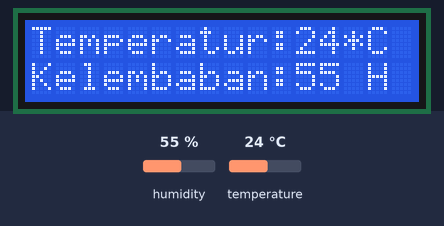
The sketch below on a simulated Arduino Uno, built with avr-gcc and run on an emulated ATmega328P. Parts: 16×2 character LCD. Inputs (shaded band) come from the test bench; at power-on: humidity 55 %, temperature 24 °C.

Above: at 2.2 s.
2.3 s: humidity set to 22 %
At 3.9 s:
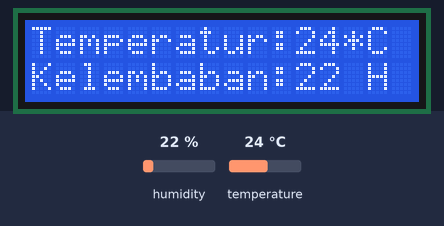
4.7 s: temperature set to 12 °C
At 5.7 s:
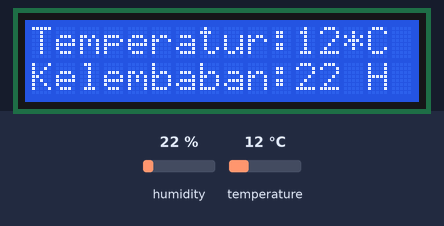
6.8 s: humidity set to 40 %
At 8.6 s:
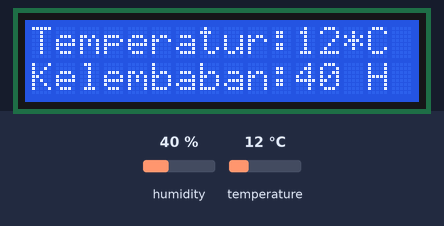
8.9 s: temperature set to 19 °C
At 10.5 s:
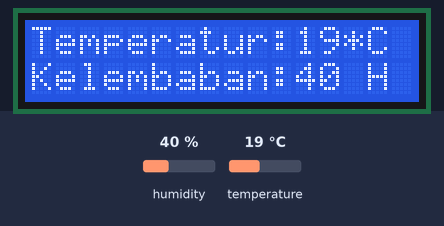
Timing chart, 0 to 12.0 s (numbered marks = the images above; inputs shaded):
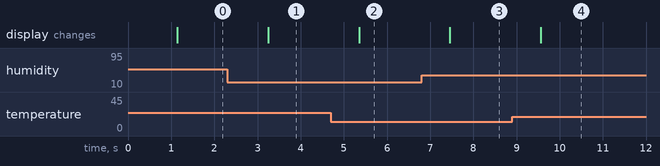

The sketch:

digital_thermometer_nodemcu.ino
```cpp
#include <Wire.h>
#include <LiquidCrystal_I2C.h>
#include <SimpleDHT.h>

const int pinDHT11 = 0;
SimpleDHT11 dht11(pinDHT11);
LiquidCrystal_I2C lcd(0x27, 16, 2); //atau 0x3F

void setup() {
  Serial.begin(115200);

  Wire.begin();
  lcd.init();   // initializing the LCD
  lcd.backlight(); // Enable or Turn On the backlight

  // Pindahkan kursor ke kolom 0 dan baris 0 (baris ke-1)
  lcd.setCursor(0, 0);
  // Cetak ke layar
  lcd.print("IOT PROJECT!");

  // Pindahkan kursor ke kolom 0 dan baris 1 (baris ke-2)
  lcd.setCursor(0, 1);
  lcd.print("AXAR SCHOOL");

  delay(1000);
  //bersihkan layar untuk diganti dengan tulisan lain
  lcd.clear();
}

void loop() {
  byte temperature = 0;
  byte humidity = 0;
  int err = SimpleDHTErrSuccess;
  if ((err = dht11.read(&temperature, &humidity, NULL)) != SimpleDHTErrSuccess) {
    Serial.print("Read DHT11 failed, err="); Serial.println(err);
    return;
  }

  lcd.setCursor(0, 0);
  lcd.print("Temperatur:"); lcd.print((int)temperature); lcd.print("*C");

  lcd.setCursor(0, 1);
  lcd.print("Kelembaban:"); lcd.print((int)humidity); lcd.print(" H");

  delay(1000);
}
```

Measured:
- after the input at 2.3 s, the display: changes after 0.95 s (image 1)
- after the input at 4.7 s, the display: changes after 0.65 s (image 2)
- after the input at 6.8 s, the display: changes after 0.66 s (image 3)
- after the input at 8.9 s, the display: changes after 0.66 s (image 4)
